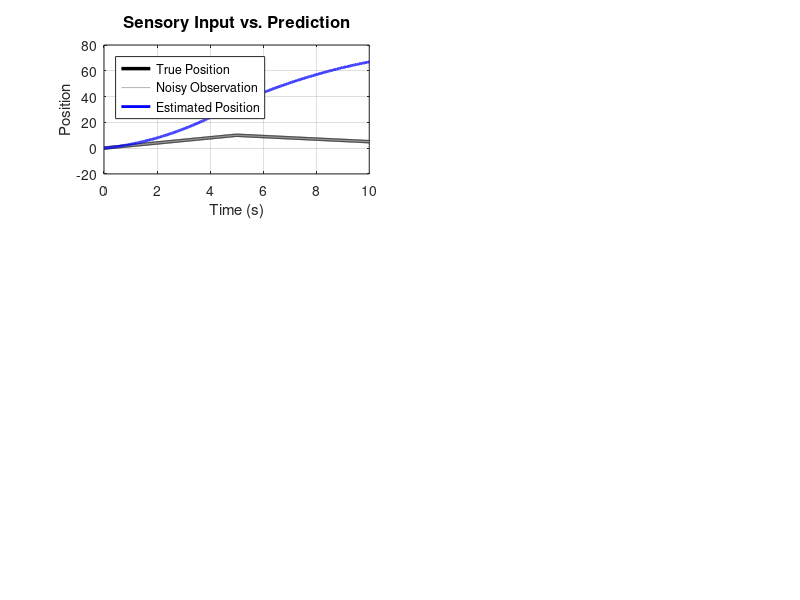

MATLAB code to generate this figure: (Note: this script raises an error after producing the figure.)
% STEP 2: NUMERICAL SIMULATION OF PREDICTIVE CODING
% ===================================================
% This script implements the update rules derived in Step 1 and simulates
% how the hierarchical system adapts to changing sensory input.
%
% EXPERIMENT:
% We present a moving target that suddenly changes velocity at t=5s.
% The system must infer both position AND velocity from noisy observations.
%
% This demonstrates "active inference" - the system actively predicts
% the future and updates beliefs when predictions fail.

clear; clc; close all;
fprintf('=== STEP 2: NUMERICAL SIMULATION ===\n\n');

%% Simulation Parameters
fprintf('Setting up simulation parameters...\n');

% Time parameters
t_span = [0 10];      % Simulate for 10 seconds
dt = 0.01;            % Time step (10ms)
t = 0:dt:t_span(2);   % Time vector
N = length(t);

fprintf('  Duration: %.1f seconds\n', t_span(2));
fprintf('  Time step: %.3f seconds\n', dt);
fprintf('  Total steps: %d\n\n', N);

%% Generate Synthetic Sensory Input
fprintf('Creating sensory input (moving target)...\n');

% Scenario: Target moves right at velocity=2, then LEFT at velocity=-1
% This sudden change tests the system's adaptation ability

true_velocity = zeros(1, N);
true_velocity(1:N/2) = 2;          % First half: move right
true_velocity(N/2+1:end) = -1;     % Second half: move left

% Integrate to get position
true_position = cumsum(true_velocity) * dt;

% Add sensory noise to observations
sensory_noise_std = 0.05;
x_obs = true_position + sensory_noise_std * randn(1, N);

fprintf('  First 5s: velocity = +2 (moving right)\n');
fprintf('  Last 5s:  velocity = -1 (moving left)\n');
fprintf('  Sensory noise: σ = %.3f\n\n', sensory_noise_std);

%% Model Hyperparameters (Priors)
fprintf('Model hyperparameters:\n');

sigma_x = 0.1;    % Sensory precision (how much to trust observations)
sigma_v = 1.0;    % Velocity prior strength (flexibility of beliefs)
mu_v = 0;         % Prior expectation: stationary (zero velocity)

fprintf('  σ_x = %.2f   (sensory noise, smaller = trust sensors more)\n', sigma_x);
fprintf('  σ_v = %.2f   (prior strength, larger = more flexible beliefs)\n', sigma_v);
fprintf('  μ_v = %.2f   (expected velocity)\n\n', mu_v);

%% Initial Conditions
fprintf('Initial beliefs:\n');

x_est = 0;        % Start with no position estimate
v_est = 0;        % Start with stationary belief (matches prior)

fprintf('  x(0) = %.1f\n', x_est);
fprintf('  v(0) = %.1f\n\n', v_est);

%% Preallocate Storage
x_history = zeros(1, N);
v_history = zeros(1, N);
prediction_error_x = zeros(1, N);
prediction_error_v = zeros(1, N);
free_energy = zeros(1, N);

%% Simulation Loop (Euler Integration)
fprintf('Running simulation');

for i = 1:N
    if mod(i, N/10) == 0
        fprintf('.');
    end
    
    % Current sensory observation
    x_current = x_obs(i);
    
    % Compute prediction errors (from Step 1)
    epsilon_x = x_current - v_est;  % sensory surprise
    epsilon_v = v_est - mu_v;       % prior surprise
    
    % Update rules (derived in Step 1 via gradient descent)
    dx_dt = epsilon_x / sigma_x^2;            % perceptual update
    dv_dt = epsilon_x / sigma_x^2 - epsilon_v / sigma_v^2;  % belief update
    
    % Euler integration
    x_est = x_est + dx_dt * dt;
    v_est = v_est + dv_dt * dt;
    
    % Compute free energy (objective being minimized)
    F = 0.5 * (epsilon_x^2 / sigma_x^2 + epsilon_v^2 / sigma_v^2);
    
    % Store history
    x_history(i) = x_est;
    v_history(i) = v_est;
    prediction_error_x(i) = abs(epsilon_x);
    prediction_error_v(i) = abs(epsilon_v);
    free_energy(i) = F;
end

fprintf(' Done!\n\n');

%% Visualization
fprintf('Generating plots...\n');

figure('Position', [100 100 1400 900], 'Name', 'Predictive Coding Simulation');

% Subplot 1: Position tracking
subplot(3,2,1);
plot(t, true_position, 'k-', 'LineWidth', 2.5, 'DisplayName', 'True Position'); hold on;
plot(t, x_obs, 'Color', [0.7 0.7 0.7], 'LineWidth', 0.5, 'DisplayName', 'Noisy Observation');
plot(t, x_history, 'b-', 'LineWidth', 2, 'DisplayName', 'Estimated Position');
xlabel('Time (s)', 'FontSize', 11);
ylabel('Position', 'FontSize', 11);
legend('Location', 'northwest', 'FontSize', 9);
title('Sensory Input vs. Prediction', 'FontSize', 12, 'FontWeight', 'bold');
grid on; box on;
xline(5, 'r--', 'LineWidth', 1.5, 'Alpha', 0.5);  % Mark velocity change

% Subplot 2: Velocity inference (hidden state)
subplot(3,2,2);
plot(t, true_velocity, 'k-', 'LineWidth', 2.5, 'DisplayName', 'True Velocity'); hold on;
plot(t, v_history, 'r-', 'LineWidth', 2, 'DisplayName', 'Estimated Velocity');
yline(mu_v, 'g--', 'Prior', 'LineWidth', 1.5, 'FontSize', 9);
xlabel('Time (s)', 'FontSize', 11);
ylabel('Velocity', 'FontSize', 11);
legend('Location', 'northeast', 'FontSize', 9);
title('Hidden State Inference', 'FontSize', 12, 'FontWeight', 'bold');
grid on; box on;
xline(5, 'r--', 'LineWidth', 1.5, 'Alpha', 0.5);

% Subplot 3: Position prediction error
subplot(3,2,3);
plot(t, prediction_error_x, 'b-', 'LineWidth', 1.5);
xlabel('Time (s)', 'FontSize', 11);
ylabel('|ε_x|', 'FontSize', 11);
title('Sensory Prediction Error', 'FontSize', 12, 'FontWeight', 'bold');
grid on; box on;
xline(5, 'r--', 'LineWidth', 1.5, 'Alpha', 0.5);

% Subplot 4: Velocity prediction error
subplot(3,2,4);
plot(t, prediction_error_v, 'r-', 'LineWidth', 1.5);
xlabel('Time (s)', 'FontSize', 11);
ylabel('|ε_v|', 'FontSize', 11);
title('Prior Prediction Error', 'FontSize', 12, 'FontWeight', 'bold');
grid on; box on;
xline(5, 'r--', 'LineWidth', 1.5, 'Alpha', 0.5);

% Subplot 5: Free energy over time
subplot(3,2,5);
plot(t, free_energy, 'Color', [0.5 0 0.5], 'LineWidth', 2);
xlabel('Time (s)', 'FontSize', 11);
ylabel('Free Energy', 'FontSize', 11);
title('Free Energy Minimization', 'FontSize', 12, 'FontWeight', 'bold');
grid on; box on;
xline(5, 'r--', 'LineWidth', 1.5, 'Alpha', 0.5);

% Subplot 6: Position tracking error
subplot(3,2,6);
position_error = abs(true_position - x_history);
plot(t, position_error, 'g-', 'LineWidth', 1.5);
xlabel('Time (s)', 'FontSize', 11);
ylabel('|x_{true} - x_{est}|', 'FontSize', 11);
title('Tracking Error', 'FontSize', 12, 'FontWeight', 'bold');
grid on; box on;
xline(5, 'r--', 'LineWidth', 1.5, 'Alpha', 0.5);

% Add overall title
sgtitle('Predictive Coding: Two-Level Visual Motion Model', ...
    'FontSize', 14, 'FontWeight', 'bold');

%% Compute Performance Metrics
fprintf('\nPerformance Metrics:\n');

% Adaptation time after velocity change
change_idx = round(N/2);
post_change = change_idx:N;

% How long to adapt? (when velocity error drops below 20% of change magnitude)
vel_change_magnitude = abs(true_velocity(change_idx) - true_velocity(change_idx-1));
adaptation_threshold = 0.2 * vel_change_magnitude;

vel_error_post_change = abs(v_history(post_change) - true_velocity(post_change));
adapted_idx = find(vel_error_post_change < adaptation_threshold, 1);

if ~isempty(adapted_idx)
    adaptation_time = adapted_idx * dt;
    fprintf('  Adaptation time: %.2f seconds\n', adaptation_time);
else
    fprintf('  Adaptation time: > %.1f seconds (not fully adapted)\n', t_span(2)/2);
end

% Mean tracking error
mean_tracking_error = mean(position_error);
fprintf('  Mean position error: %.4f\n', mean_tracking_error);

% Final velocity estimate
fprintf('  Final velocity estimate: %.2f (true: %.2f)\n', v_history(end), true_velocity(end));

%% Save Results
fprintf('\nSaving results...\n');
save('simulation_results.mat', 't', 'x_history', 'v_history', ...
    'true_position', 'true_velocity', 'free_energy', 'x_obs');

fprintf('\n=== STEP 2 COMPLETE ===\n');
fprintf('Key observations:\n');
fprintf('  1. System tracks position despite noise\n');
fprintf('  2. Infers hidden velocity from observations\n');
fprintf('  3. Adapts when velocity changes at t=5s\n');
fprintf('  4. Free energy decreases as predictions improve\n\n');
fprintf('Next: Run step3_prior_comparison.m to explore different priors.\n');
